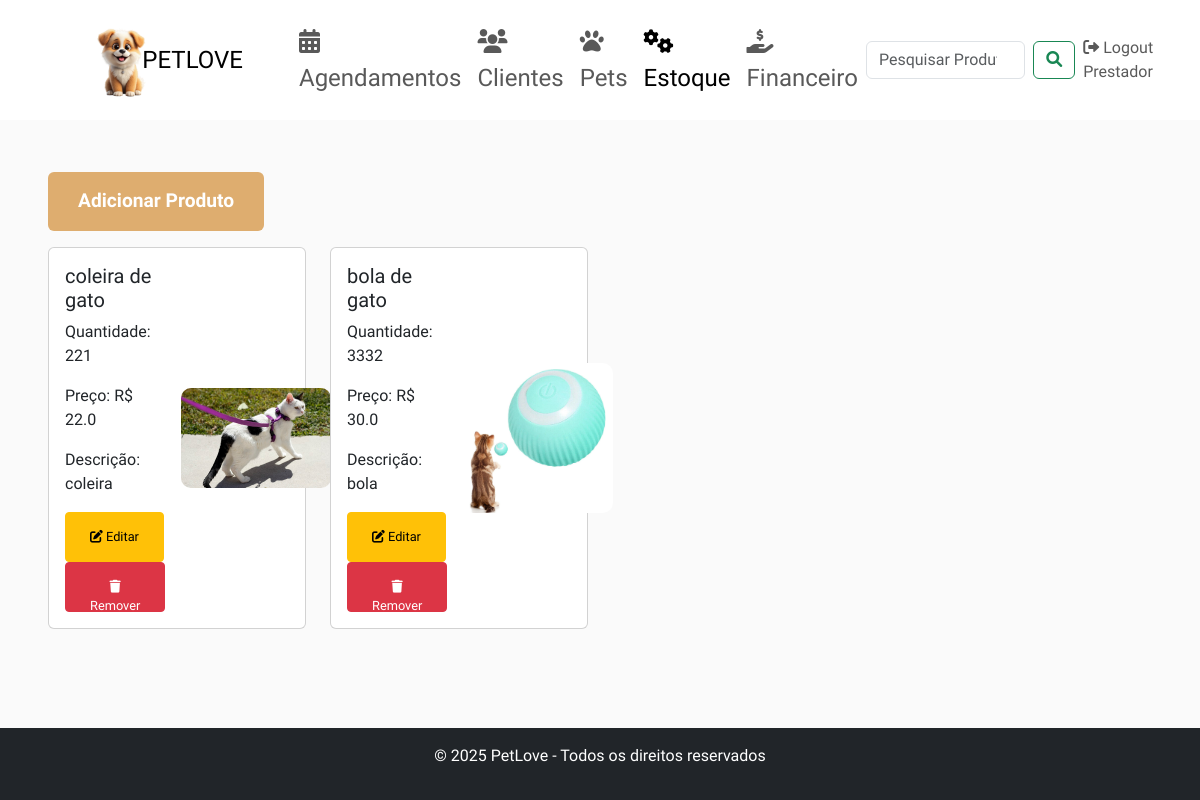
The page /estoque (signed in) on the database its author committed.
### app.py (models this page shows, shortened)
class Produto(db.Model):
    id = db.Column(db.Integer, primary_key=True)
    nome = db.Column(db.String(120), nullable=False)
    descricao = db.Column(db.String(255))
    quantidade = db.Column(db.Integer, nullable=False)
    preco = db.Column(db.Float, nullable=False)
    foto = db.Column(db.String(120))
    imagem = db.Column(db.String(200), nullable=True)
    prestador_id = db.Column(db.Integer, db.ForeignKey('user.id'), nullable=False)
    prestador = db.relationship('User', backref=db.backref('produtos', lazy=True))

### app.py (the view)
@app.route('/estoque')
@login_required
def estoque():
    if current_user.role == 'cliente':
        flash("Acesso negado! Clientes não podem acessar esta página.")
        return redirect(url_for('home_cliente'))
    produtos = Produto.query.all()
    return render_template('estoque.html', produtos=produtos)

### app.py (called while the page is built)
@login_manager.user_loader
def load_user(user_id):
    return User.query.get(int(user_id))

@app.before_request
def create_tables():
    db.create_all()

### templates/estoque.html (shortened to what this page needs)
<!DOCTYPE html>
<html lang="pt-br">
<head>
    <link href="https://cdn.jsdelivr.net/npm/bootstrap@5.3.0-alpha1/dist/css/bootstrap.min.css" rel="stylesheet">
    <link href="https://cdnjs.cloudflare.com/ajax/libs/font-awesome/6.0.0/css/all.min.css" rel="stylesheet">
</head>
<body>
<nav class="navbar navbar-expand-lg bg-custom mb-4">
    <div class="container-fluid">
        <a class="navbar-brand" href="http://127.0.0.1:5000/home_prestador">
            <img src="{{ url_for('static', filename='images/LOGO.png') }}" alt="PetLove Logo" style="height: 80px; margin-left: 70px; width: 70%;">
            <a style="font-size: 24px; color: #000000; text-decoration: none;">PETLOVE</a>
        </a>
        <div class="collapse navbar-collapse" id="navbarNav">
            <ul class="navbar-nav ms-5">
                <li class="nav-item">
                    <a href="{{ url_for('agendamentos') }}" class="nav-link {% if request.endpoint == 'agendamentos' %}active{% endif %} fs-4">
                        <i class="fas fa-calendar-alt"></i> Agendamentos
                    </a>
                </li>
                <li class="nav-item">
                    <a href="{{ url_for('clientes') }}" class="nav-link {% if request.endpoint == 'clientes' %}active{% endif %} fs-4">
                        <i class="fas fa-users"></i> Clientes
                    </a>
                </li>
                <li class="nav-item">
                    <a href="{{ url_for('pets') }}" class="nav-link {% if request.endpoint == 'pets' %}active{% endif %} fs-4">
                        <i class="fas fa-paw"></i> Pets
                    </a>
                </li>
                <li class="nav-item">
                    <a href="{{ url_for('estoque') }}" class="nav-link {% if request.endpoint == 'estoque' %}active{% endif %} fs-4">
                        <i class="fas fa-cogs"></i> Estoque
                    </a>
                </li>
                <li class="nav-item">
                    <a href="{{ url_for('financeiro') }}" class="nav-link {% if request.endpoint == 'financeiro' %}active{% endif %} fs-4">
                        <i class="fas fa-hand-holding-usd"></i> Financeiro
                    </a>
                </li>
            </ul>
            <form id="searchForm" class="d-flex ms-auto" role="search">
                <input id="searchInput" class="form-control me-2" type="search" placeholder="Pesquisar Produto" aria-label="Search">
                <button class="btn btn-outline-success" type="submit">
                    <i class="fas fa-search"></i>
                </button>
            </form>
            <ul class="navbar-nav">
                {% if current_user.role == 'cliente' %}
                <li class="nav-item">
                    <a class="nav-link" href="{{ url_for('logout') }}"><i class="fas fa-sign-out-alt"></i> Logout Cliente</a>
                </li>
                {% elif current_user.role == 'prestador' %}
                <li class="nav-item">
                    <a class="nav-link" href="{{ url_for('logout') }}"><i class="fas fa-sign-out-alt"></i> Logout Prestador</a>
                </li>
                {% endif %}
            </ul>
        </div>
    </div>
</nav>
<div class="container-fluid content-container">
    <a href="{{ url_for('adicionar_produto') }}" class="btn btn-primary my-3 text-flash-blue">
        Adicionar Produto
    </a>
    <div class="row" id="estoqueContainer">
        {% for produto in produtos %}
        <div class="col-md-3 mb-4 produto-item">
            <div class="card">
                <div class="card-body d-flex">
                    <div class="text-container">
                        <h5 class="card-title">{{ produto.nome }}</h5>
                        <p class="card-text">Quantidade: {{ produto.quantidade }}</p>
                        <p class="card-text">Preço: R$ {{ produto.preco }}</p>
                        <p class="card-text">Descrição: {{ produto.descricao }}</p>
                        <a href="{{ url_for('editar_produto', id=produto.id) }}" class="btn btn-warning btn-sm">
                            <i class="fas fa-edit"></i> Editar
                        </a>
                        <form action="{{ url_for('remover_produto', id=produto.id) }}" method="POST" style="display:inline;">
                            <button type="submit" class="btn btn-danger btn-sm">
                                <i class="fas fa-trash"></i> Remover
                            </button>
                        </form>
                    </div>
                    <div class="image-container ms-3">
                        {% if produto.foto %}
                            <img src="{{ url_for('static', filename='uploads/' + produto.foto) }}" alt="Foto do Produto">
                        {% else %}
                            <img src="{{ url_for('static', filename='images/default-product.jpg') }}" alt="Foto do Produto">
                        {% endif %}
                    </div>
                </div>
            </div>
        </div>
        {% endfor %}
    </div>
</div>
<footer class="bg-dark text-white text-center py-3 fixed-bottom">
    <p>© 2025 PetLove - Todos os direitos reservados</p>
</footer>
</body>
</html>

### templates/estoque.html (style rules this page uses)
:root { --accent-color: #DEAD6F; --dark-color: #222222; --light-dark-color: #727272; --light-color: #fff; --grey-color: #dbdbdb; --light-grey-color: #fafafa; --primary-color: #6995B1; --light-primary-color: #eef1f3; --body-font: 'Chilanka', cursive; --heading-font: 'Chilanka', cursive; --secondary-font: 'Montserrat', sans-serif; }
body { font-family: var(--body-font); background-color: var(--light-grey-color); padding-bottom: 60px; }
.bg-custom { background-color: var(--light-color); }
.navbar { height: 120px; }
.content-container { padding: 1% 4%; }
footer { margin: 0; }
.btn-primary { background-color: var(--accent-color); color: white; font-weight: bold; border: none; padding: 15px 30px; font-size: 1.2rem; }
.text-flash-blue { animation: flash-text-blue 1s infinite; }
.card-body { display: flex; justify-content: space-between; align-items: center; }
.text-container { flex: 1; }
.image-container { margin-left: 20px; }
.image-container img { max-width: 150px; max-height: 150px; object-fit: cover; border-radius: 10px; }
.btn-sm { height: 50px; font-size: 0.8rem; padding: 14px 24px; }

### rows shown on the page
Produto: nome "coleira de gato", quantidade "221", preco "22.0", descricao "coleira", foto (picture)
Produto: nome "bola de gato", quantidade "3332", preco "30.0", descricao "bola", foto (picture)
